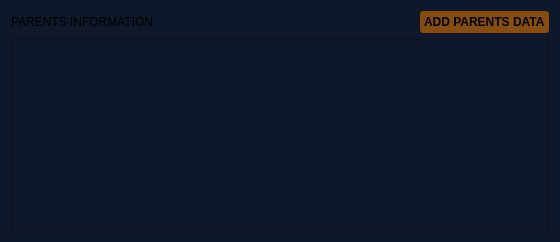
               <widget class="QWidget" name="widget_5" native="true">
                <property name="styleSheet">
                 <string notr="true">background-color: rgb(15, 23, 42);</string>
                </property>
                <layout class="QGridLayout" name="gridLayout_13">
                 <item row="0" column="4">
                  <spacer name="horizontalSpacer_7">
                   <property name="orientation">
                    <enum>Qt::Horizontal</enum>
                   </property>
                   <property name="sizeHint" stdset="0">
                    <size>
                     <width>40</width>
                     <height>20</height>
                    </size>
                   </property>
                  </spacer>
                 </item>
                 <item row="0" column="3">
                  <spacer name="horizontalSpacer_6">
                   <property name="orientation">
                    <enum>Qt::Horizontal</enum>
                   </property>
                   <property name="sizeHint" stdset="0">
                    <size>
                     <width>40</width>
                     <height>20</height>
                    </size>
                   </property>
                  </spacer>
                 </item>
                 <item row="0" column="6">
                  <widget class="QPushButton" name="pushButton">
                   <property name="font">
                    <font>
                     <bold>true</bold>
                    </font>
                   </property>
                   <property name="cursor">
                    <cursorShape>PointingHandCursor</cursorShape>
                   </property>
                   <property name="mouseTracking">
                    <bool>true</bool>
                   </property>
                   <property name="styleSheet">
                    <string notr="true">QPushButton{
background-color:#854d0e;
padding:4px;
text-align:left;
border-radius:3px;
margin-left:30px

}</string>
                   </property>
                   <property name="text">
                    <string>ADD PARENTS DATA</string>
                   </property>
                   <property name="icon">
                    <iconset>
                     <normaloff>resources/icons/icons/icons8-login-100.png</normaloff>resources/icons/icons/icons8-login-100.png</iconset>
                   </property>
                   <property name="checkable">
                    <bool>true</bool>
                   </property>
                   <property name="autoExclusive">
                    <bool>true</bool>
                   </property>
                   <property name="flat">
                    <bool>true</bool>
                   </property>
                  </widget>
                 </item>
                 <item row="0" column="5">
                  <spacer name="horizontalSpacer_8">
                   <property name="orientation">
                    <enum>Qt::Horizontal</enum>
                   </property>
                   <property name="sizeHint" stdset="0">
                    <size>
                     <width>40</width>
                     <height>20</height>
                    </size>
                   </property>
                  </spacer>
                 </item>
                 <item row="0" column="2">
                  <spacer name="horizontalSpacer_5">
                   <property name="orientation">
                    <enum>Qt::Horizontal</enum>
                   </property>
                   <property name="sizeHint" stdset="0">
                    <size>
                     <width>40</width>
                     <height>20</height>
                    </size>
                   </property>
                  </spacer>
                 </item>
                 <item row="1" column="0" colspan="7">
                  <widget class="QTableWidget" name="parentsTableWidget">
                   <property name="styleSheet">
                    <string notr="true">QHeaderView::section {
   color:white;
	 background-color:#232326;
    border: 1px solid white ;
	margin: 0px;
	text-align: right;
	font-family: arial;
	font-size:12px;
    height: 32px;
}</string>
                   </property>
                  </widget>
                 </item>
                 <item row="0" column="1">
                  <spacer name="horizontalSpacer_2">
                   <property name="orientation">
                    <enum>Qt::Horizontal</enum>
                   </property>
                   <property name="sizeHint" stdset="0">
                    <size>
                     <width>40</width>
                     <height>20</height>
                    </size>
                   </property>
                  </spacer>
                 </item>
                 <item row="0" column="0">
                  <widget class="QLabel" name="label_18">
                   <property name="text">
                    <string>PARENTS INFORMATION</string>
                   </property>
                  </widget>
                 </item>
                </layout>
               </widget>
